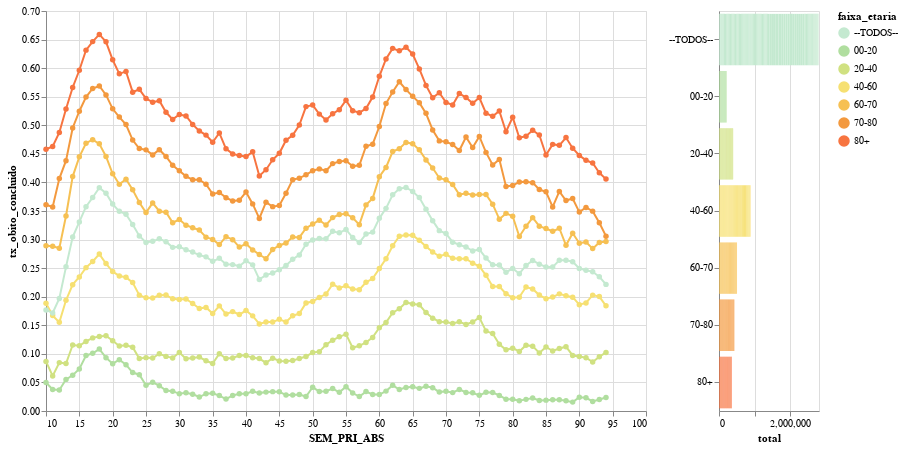

The cell this chart's notebook holds for it:
### Markdown cell above
### Faixa Etária por Semana dos Primeiros Sintomas

### Code cell
#hide_input
    
x_col = 'SEM_PRI_ABS'
cat_col = 'faixa_etaria'
sel_cols = []
sliders = {'min':['SEM_PRI_ABS',10],
           'max':['SEM_PRI_ABS',max_semana_visualizacao]}
# sliders = {'max':['SEM_PRI_ABS',30]}
selection_dict = {}
# selection_dict['SEM_PRI_ABS'] = ' >= 40'

dataFrame2Chart(df_srag,x_col,cat_col,sel_cols,selection_dict,sliders=sliders,total=True)

### Figure 1 — Vega-Lite specification as saved in the notebook (floating-point values rounded to 4 significant figures; data arrays with more than 128 entries replaced by an {"elided": "..."} marker saying what was removed)
{"config": {"view": {"continuousWidth": 400, "continuousHeight": 300}}, "concat": [{"mark": {"type": "line", "point": true, "strokeWidth": 2}, "encoding": {"color": {"type": "nominal", "field": "faixa_etaria", "scale": {"scheme": "lightmulti"}}, "opacity": {"condition": {"value": 1.0, "selection": "selector003"}, "value": 0.1}, "tooltip": [{"type": "quantitative", "field": "SEM_PRI_ABS"}, {"type": "nominal", "field": "faixa_etaria"}, {"type": "quantitative", "field": "cura"}, {"type": "quantitative", "field": "ignorado"}, {"type": "quantitative", "field": "nd"}, {"type": "quantitative", "field": "obito"}, {"type": "quantitative", "field": "obito_outras_causas"}, {"type": "quantitative", "field": "total"}, {"type": "quantitative", "field": "tx_obito_andamento"}, {"type": "quantitative", "field": "tx_obito_concluido"}], "x": {"type": "quantitative", "field": "SEM_PRI_ABS"}, "y": {"type": "quantitative", "field": "tx_obito_concluido"}}, "height": 400, "selection": {"min": {"type": "single", "bind": {"input": "range", "max": 98, "min": 1, "step": 1}, "fields": ["SEM_PRI_ABS"], "init": {"SEM_PRI_ABS": 10}}, "max": {"type": "single", "bind": {"input": "range", "max": 98, "min": 1, "step": 1}, "fields": ["SEM_PRI_ABS"], "init": {"SEM_PRI_ABS": 94.0}}, "selector003": {"type": "multi", "empty": "all", "fields": ["faixa_etaria"], "bind": "legend"}}, "transform": [{"filter": "datum.SEM_PRI_ABS >= min.SEM_PRI_ABS[0]"}, {"filter": "datum.SEM_PRI_ABS <= max.SEM_PRI_ABS[0]"}], "width": 600}, {"mark": "bar", "encoding": {"color": {"condition": {"type": "nominal", "field": "faixa_etaria", "scale": {"scheme": "lightmulti"}, "selection": "selector003"}, "value": "lightgrey"}, "x": {"type": "quantitative", "field": "total"}, "y": {"type": "ordinal", "field": "faixa_etaria", "title": null}}, "height": 400, "selection": {"selector003": {"type": "multi", "empty": "all", "fields": ["faixa_etaria"], "bind": "legend"}}, "width": 100}], "data": {"name": "data-0764a7057f32e29745ad95049a404568"}, "$schema": "https://vega.github.io/schema/vega-lite/v4.8.1.json", "datasets": {"data-0764a7057f32e29745ad95049a404568": {"elided": "686 records"}}}
